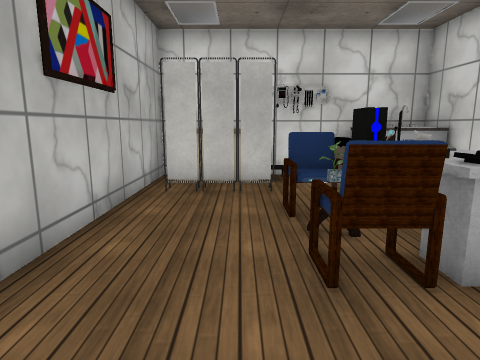
view 1 (above)

23 first-person views from a walk through a scene from a Unity 3-D project. The camera is 1.4 m above the floor, tilts 10° down and sees 75° across. The floor is counted in squares, 1 m on a side. Each view is taken from the middle of a square. On the plan, view 1 faces up. The plan holds only what a view shows up to about 14 squares ahead; the rest is blank. The player is left out. Door leaves are left out, so doorways stand open. Some surface patterns are stand-ins.

view 2
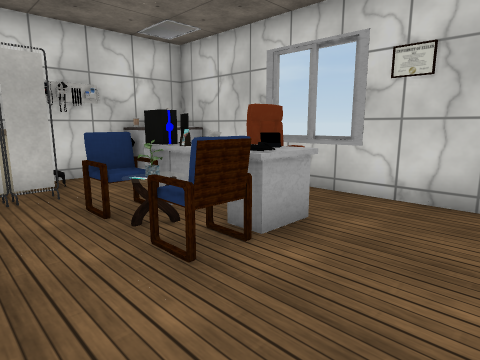

view 3
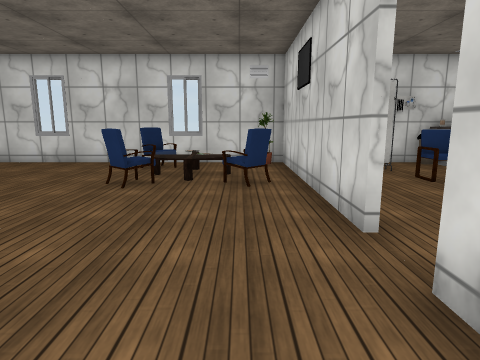

view 4
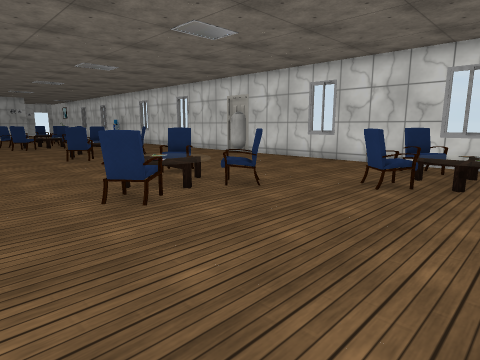

view 5
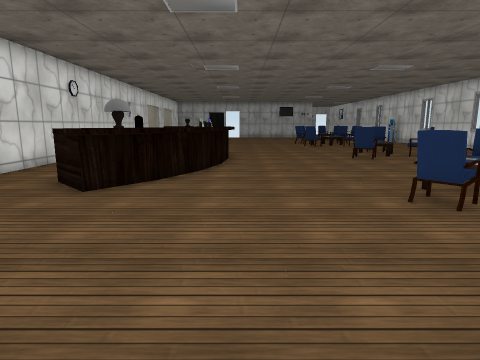

view 6
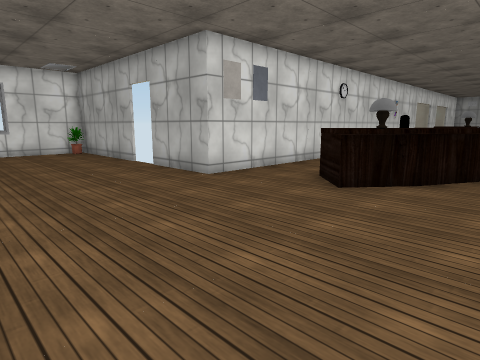

view 7
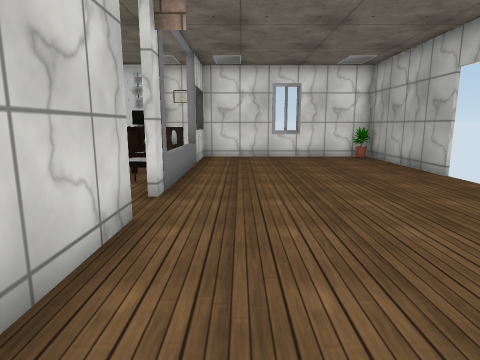

view 8
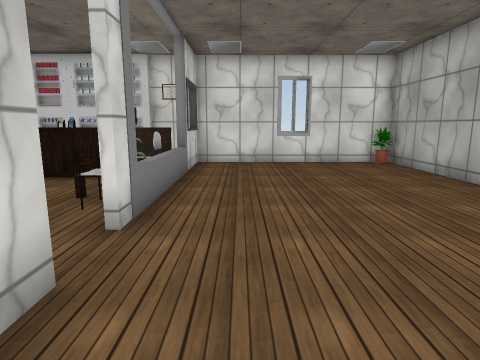

view 9
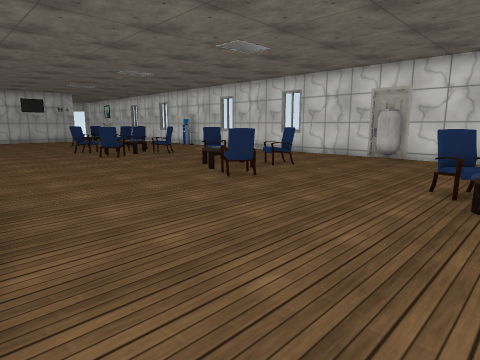

view 10
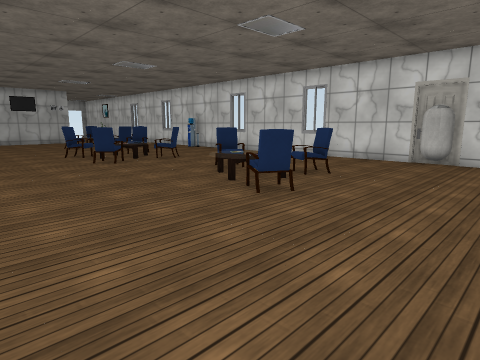

view 11
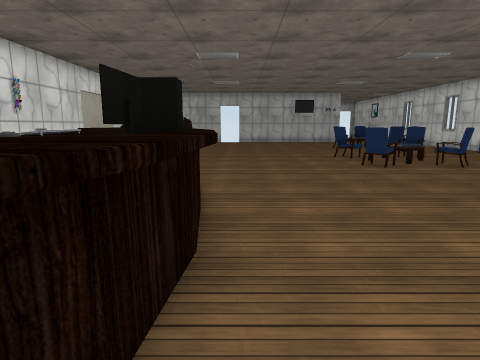

view 12
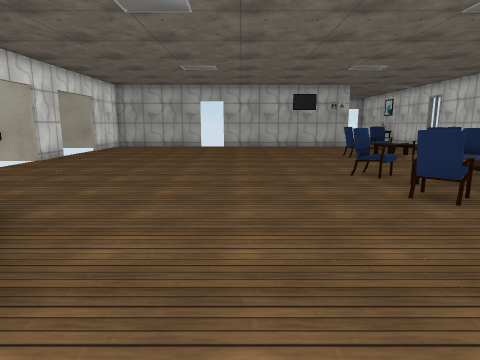

view 13
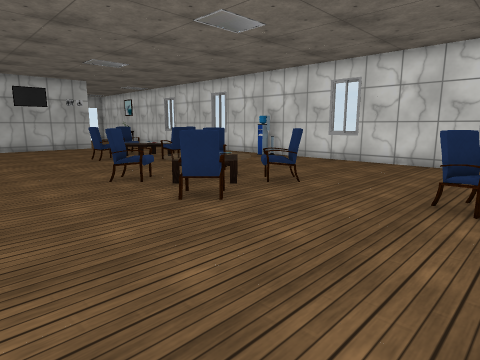

view 14
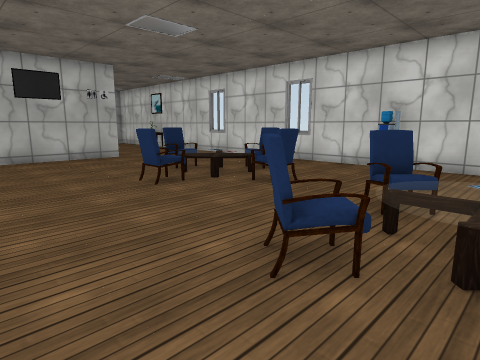

view 15
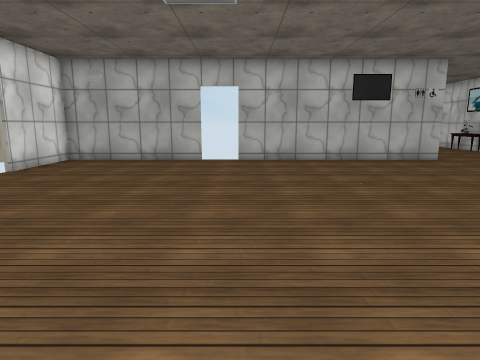

view 16
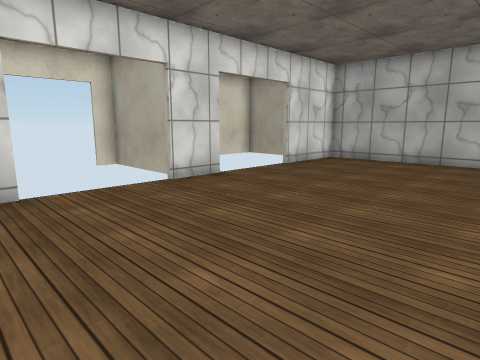

view 17
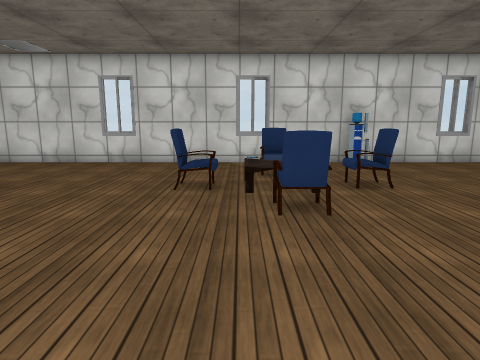

view 18
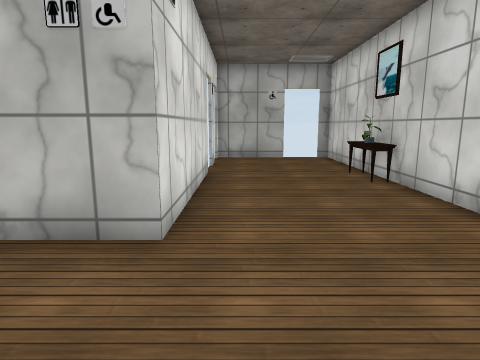

view 19
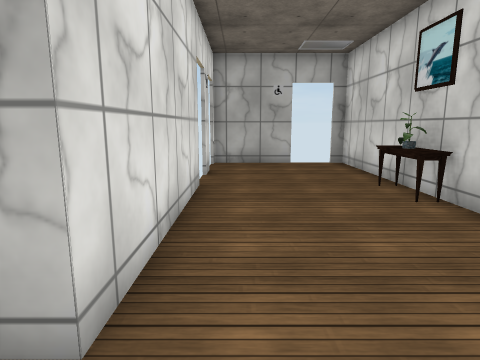

view 20
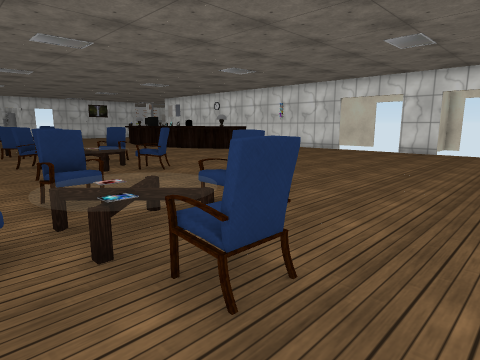

view 21
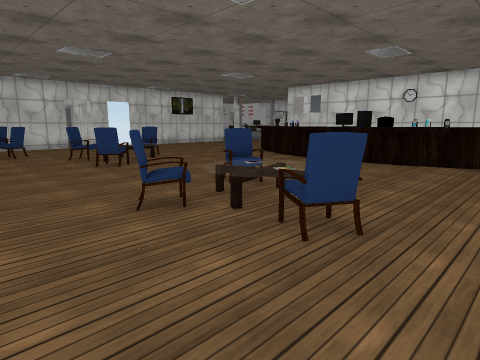

view 22
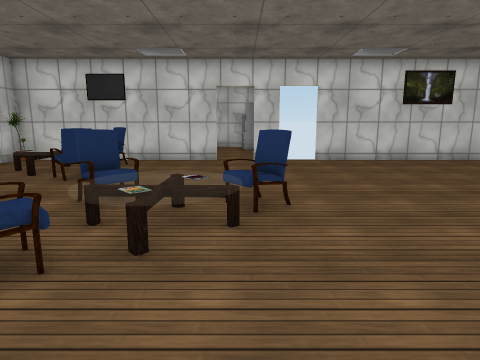

view 23
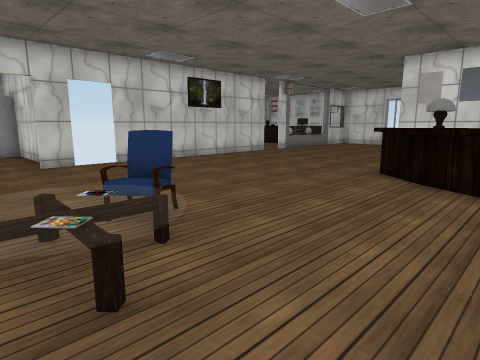

### Floor plan
Ten units are one square. View 1 is at (0, 0); x grows to the right and y downward. Boxes are objects, and circles mark ways between rooms. Rooms are numbered by the first view taken in them; rooms with no view inside come last. Other rooms are left out.
<svg viewBox="-505 -94 561 309">
<path fill="none" stroke="#000" d="M8 -67 -16 -67M51 -6 51 -88 16 -88M-22 -70 -22 -26M-4 10 30 10M-168 43 -153 44M-165 46 -153 47M-129 56 -124 59M-182 109 -97 109 -97 141M-111 68 -105 73 -117 86M-107 68 -103 71M-281 109 -231 109M-293 -83 -298 -81M-97 155 -97 210 -24 210 -24 184M-331 109 -314 109M-24 16 -24 5M-24 -9 -24 -89M-24 116 -24 30M-25 -88 -497 -88M-24 155 -24 130M-397 55 -397 109 -364 109M-454 -40 -397 -40 -397 41M-479 -40 -468 -40M-497 -70 -497 -40 -493 -40M-193 47 -188 46M16 -88 -25 -88M-22 -89 -22 -70"/>
<rect x="-5" y="-45" width="10" height="10" fill="#bbb"><title>plant</title></rect>
<rect x="5" y="-35" width="10" height="10" fill="#bbb"><title>chair</title></rect>
<rect x="5" y="-45" width="20" height="10" fill="#bbb"><title>table</title></rect>
<rect x="5" y="-55" width="10" height="10" fill="#bbb"><title>chair</title></rect>
<rect x="15" y="-35" width="10" height="10" fill="#bbb"><title>other object</title></rect>
<rect x="15" y="-55" width="10" height="10" fill="#bbb"><title>computer</title></rect>
<rect x="25" y="-5" width="10" height="10" fill="#bbb"><title>other object</title></rect>
<rect x="25" y="-35" width="10" height="10" fill="#bbb"><title>table</title></rect>
<rect x="25" y="-55" width="10" height="10" fill="#bbb"><title>other object</title></rect>
<rect x="25" y="-85" width="10" height="10" fill="#bbb"><title>other object</title></rect>
<rect x="35" y="-55" width="10" height="20" fill="#bbb"><title>chair</title></rect>
<rect x="35" y="-85" width="10" height="10" fill="#bbb"><title>cabinet</title></rect>
<rect x="-455" y="-85" width="20" height="10" fill="#bbb"><title>plant</title></rect>
<rect x="-355" y="-45" width="10" height="10" fill="#bbb"><title>chair</title></rect>
<rect x="-345" y="-55" width="30" height="30" fill="#bbb"><title>table</title></rect>
<rect x="-335" y="-25" width="10" height="10" fill="#bbb"><title>chair</title></rect>
<rect x="-335" y="-65" width="10" height="10" fill="#bbb"><title>chair</title></rect>
<rect x="-315" y="-55" width="10" height="20" fill="#bbb"><title>chair</title></rect>
<rect x="-285" y="-15" width="20" height="20" fill="#bbb"><title>chair</title></rect>
<rect x="-285" y="-45" width="20" height="20" fill="#bbb"><title>chair</title></rect>
<rect x="-275" y="-35" width="30" height="30" fill="#bbb"><title>table</title></rect>
<rect x="-255" y="-15" width="20" height="20" fill="#bbb"><title>chair</title></rect>
<rect x="-255" y="-45" width="10" height="20" fill="#bbb"><title>chair</title></rect>
<rect x="-215" y="-45" width="20" height="20" fill="#bbb"><title>chair</title></rect>
<rect x="-205" y="45" width="10" height="10" fill="#bbb"><title>other object</title></rect>
<rect x="-205" y="-35" width="30" height="30" fill="#bbb"><title>table</title></rect>
<rect x="-195" y="-55" width="20" height="20" fill="#bbb"><title>chair</title></rect>
<rect x="-185" y="45" width="10" height="10" fill="#bbb"><title>computer</title></rect>
<rect x="-185" y="-25" width="20" height="20" fill="#bbb"><title>chair</title></rect>
<rect x="-175" y="55" width="10" height="10" fill="#bbb"><title>keyboard</title></rect>
<rect x="-175" y="45" width="10" height="10" fill="#bbb"><title>monitor</title></rect>
<rect x="-155" y="45" width="10" height="10" fill="#bbb"><title>other object</title></rect>
<rect x="-145" y="45" width="10" height="10" fill="#bbb"><title>other object</title></rect>
<rect x="-135" y="-35" width="20" height="20" fill="#bbb"><title>chair</title></rect>
<rect x="-125" y="65" width="10" height="10" fill="#bbb"><title>lamp</title></rect>
<rect x="-125" y="-25" width="30" height="30" fill="#bbb"><title>table</title></rect>
<rect x="-105" y="-5" width="20" height="20" fill="#bbb"><title>chair</title></rect>
<rect x="-105" y="-35" width="20" height="20" fill="#bbb"><title>chair</title></rect>
<rect x="-95" y="195" width="10" height="10" fill="#bbb"><title>plant</title></rect>
<rect x="-75" y="-55" width="20" height="20" fill="#bbb"><title>chair</title></rect>
<rect x="-75" y="-85" width="20" height="20" fill="#bbb"><title>chair</title></rect>
<rect x="-65" y="-75" width="30" height="30" fill="#bbb"><title>table</title></rect>
<rect x="-45" y="-55" width="20" height="20" fill="#bbb"><title>chair</title></rect>
<rect x="-25" y="175" width="10" height="10" fill="#bbb"><title>counter</title></rect>
<rect x="-25" y="165" width="20" height="10" fill="#bbb"><title>chair</title></rect>
<rect x="-25" y="155" width="10" height="10" fill="#bbb"><title>other object</title></rect>
<rect x="-25" y="135" width="20" height="10" fill="#bbb"><title>chair</title></rect>
<rect x="-15" y="175" width="10" height="10" fill="#bbb"><title>other object</title></rect>
<rect x="-15" y="145" width="10" height="20" fill="#bbb"><title>table</title></rect>
<rect x="-5" y="165" width="20" height="20" fill="#bbb"><title>counter</title></rect>
<rect x="5" y="165" width="30" height="10" fill="#bbb"><title>counter</title></rect>
<rect x="-15" y="-85" width="30" height="10" fill="#bbb"><title>table</title></rect>
<circle cx="-20" cy="-5" r="3" fill="#2a7"/>
<circle cx="20" cy="-80" r="3" fill="#2a7"/>
<text x="20" y="-40">1</text>
<text x="-190" y="30">2</text>
<text x="0" y="-80">3</text>
</svg>
Room 1 opens to room 2. Room 1 opens to room 3.

Where each view was taken, in squares from view 1:
view 1: 0 up, 0 right, facing up
view 2: 0 up, 1 left, facing up-right
view 3: 3 down, 4 left, facing up
view 4: 3 down, 4 left, facing up-left
view 5: 4 down, 4 left, facing left
view 6: 4 down, 4 left, facing down-left
view 7: 7 down, 4 left, facing down
view 8: 9 down, 4 left, facing down
view 9: 5 down, 11 left, facing up-left
view 10: 4 down, 13 left, facing up-left
view 11: 4 down, 14 left, facing left
view 12: 3 down, 19 left, facing left
view 13: 3 down, 20 left, facing up-left
view 14: 2 down, 26 left, facing up-left
view 15: 4 down, 27 left, facing left
view 16: 4 down, 27 left, facing down-left
view 17: 3 down, 34 left, facing up
view 18: 5 up, 36 left, facing left
view 19: 5 up, 38 left, facing left
view 20: 6 up, 37 left, facing down-right
view 21: 7 up, 23 left, facing down-right
view 22: 0 up, 15 left, facing right
view 23: 2 up, 14 left, facing down-right
